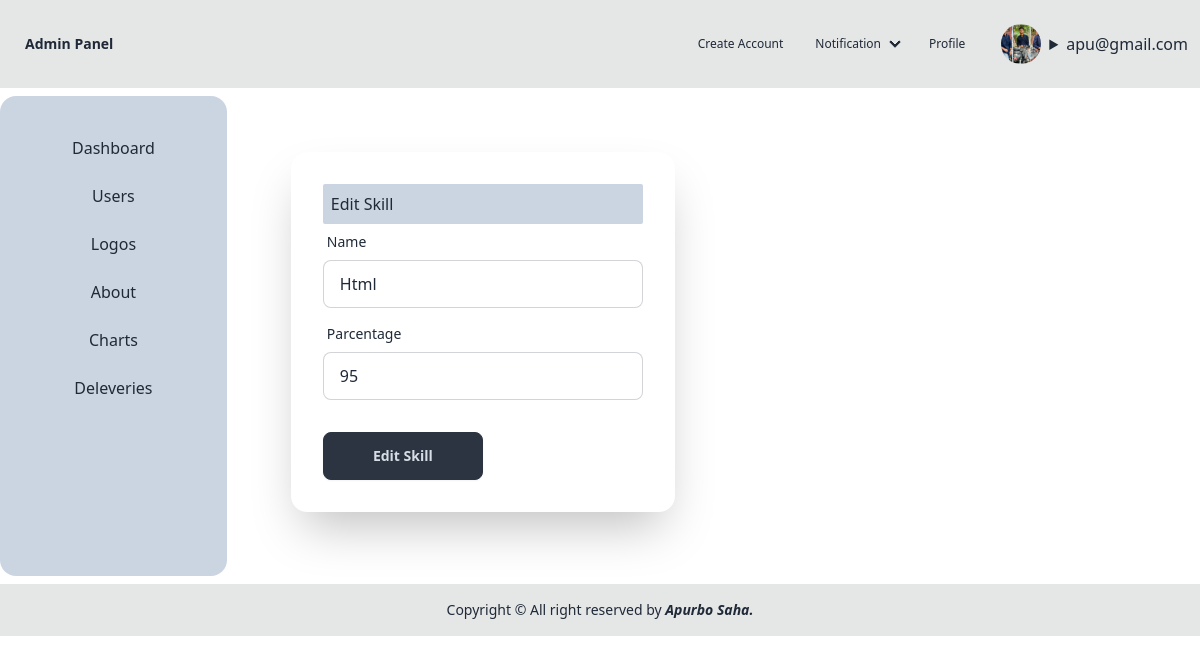
The app's page /edit.php?id=1 (signed in) with its own data.
### tables this page shows
CREATE TABLE `users` (
  `Id` int(11) NOT NULL,
  `Email` varchar(100) NOT NULL,
  `Password` varchar(100) NOT NULL,
  `Country` varchar(100) NOT NULL,
  `Gender` varchar(100) NOT NULL,
  `Photo` varchar(100) DEFAULT NULL,
  `Role` int(100) DEFAULT NULL
);

CREATE TABLE `skills` (
  `Id` int(100) NOT NULL,
  `Name` varchar(100) NOT NULL,
  `Parcentage` varchar(100) NOT NULL,
  `Status` varchar(100) NOT NULL DEFAULT '0'
);

### edit.php (the view, shortened to what this page needs)
<?php
require 'db.php';
require 'header.php';
$skill_id = $_GET['id'];
$select = "SELECT * FROM skills WHERE id= $skill_id ";
$select_res = mysqli_query($db_connection, $select);
$after_assoc_skill = mysqli_fetch_assoc($select_res);
?>
<!DOCTYPE html>
<html lang="en">
<head>
    <link href="https://cdn.jsdelivr.net/npm/daisyui@4.12.10/dist/full.min.css" rel="stylesheet" type="text/css" />
    <script src="https://cdn.tailwindcss.com"></script>
</head>
<body>
<div class="flex flex-row">
        <div class="flex flex-col card card-body bg-slate-300 mt-2 ">
            <div class="mx-8">
                <a href="dashboard.php" class="flex justify-center items-center p-2 link link-hover">Dashboard</a>
            </div>
            <div class="mx-8">
                <a href="users_list.php" class="flex justify-center items-center p-2 link link-hover">Users</a>
            </div>
            <div class="mx-8">
                <a href="logo.php" class="flex justify-center items-center p-2 link link-hover">Logos</a>
            </div>
            <div class="mx-8">
                <a href="about.php" class="flex justify-center items-center p-2 link link-hover">About</a>
            </div>
            <div class="mx-8">
                <a href="#" class="flex justify-center items-center p-2 link link-hover">Charts</a>
            </div>
            <div class="mx-8">
                <a href="#" class="flex justify-center items-center p-2 link link-hover">Deleveries</a>
            </div>
        </div>
        <div class="card card-body w-full">
            <div class="card-body ">
                <div class="card bg-base-100 w-full max-w-sm shrink-0 shadow-2xl">
                    <form class="card-body" action="skill_update.php" method="post">
                        <div class="form-control">
                            <h1 class="bg-slate-300 p-2 rounded-sm">Edit Skill</h1>
                            <label class="label">
                                <span class="label-text">Name</span>
                            </label>
                            <input type="text" name="name" placeholder="Html, Css, Tailwind etc." class="input input-bordered" value="<?= $after_assoc_skill['Name'] ?>" />
                        </div>
                        <div class="form-control">
                            <label class="label">
                                <span class="label-text">Parcentage</span>
                            </label>
                            <input type="text" name="parcentage" placeholder="Parcentage" class="input input-bordered" value="<?= $after_assoc_skill['Parcentage'] ?>" />
                        </div>
                        <div class="form-control mt-6">
                            <button type="submit" class="btn btn-neutral w-40">Edit Skill</button>
                        </div>
                    </form>
                </div>
            </div>
        </div>
    </div>
</body>
</html>
<?php require 'footer.php' ?>

### header.php (shortened to what this page needs)
<?php
require 'db.php';
$logged_id = $_SESSION['logged_id'];
$select_logged_user = "SELECT * FROM users WHERE Id = $logged_id";
$select_logged_user_res = mysqli_query($db_connection, $select_logged_user);
$after_assoc_logged = mysqli_fetch_assoc($select_logged_user_res);
?>
<!DOCTYPE html>
<html lang="en">
<head>
</head>
<body>
    <div class="navbar bg-base-300">
        <div class="flex-1">
            <a class="btn btn-ghost text-xl">Admin Panel</a>
        </div>
        <div class="flex-none">
            <ul class="menu menu-horizontal px-1">
                <li> <a href="register.php" class="float-right label-text-alt link link-hover ">Create Account</a></li>
                <li>
                    <details class="dropdown">
                        <summary class=""><a href="" class="label-text-alt link link-hover">Notification</a></summary>
                    </details>
                </li>
                <li><a class="label-text-alt link link-hover" href="profile.php">Profile</a></li>
            </ul>
        </div>
        <label class="label px-6">
            <?php
            if ($after_assoc_logged['Photo'] == null) { ?>
                <div class="avatar">
                    <div class="w-10 m-2 rounded-full">
                        <img src="" />
                    </div>
                </div>
            <?php } else { ?>
                <div class="avatar">
                    <div class="w-10 m-2 rounded-full">
                        <img src="/RegisterPage/uploads/<?= $after_assoc_logged['Photo'] ?>" />
                    </div>
                </div>
            <?php } ?>
            <details>
                <summary><?= $after_assoc_logged['Email'] ?></summary>
            </details>
        </label>
    </div>
</body>
</html>

### records on screen
users: Photo (picture), Email "apu@gmail.com"
skills: name "Html", parcentage "95"
